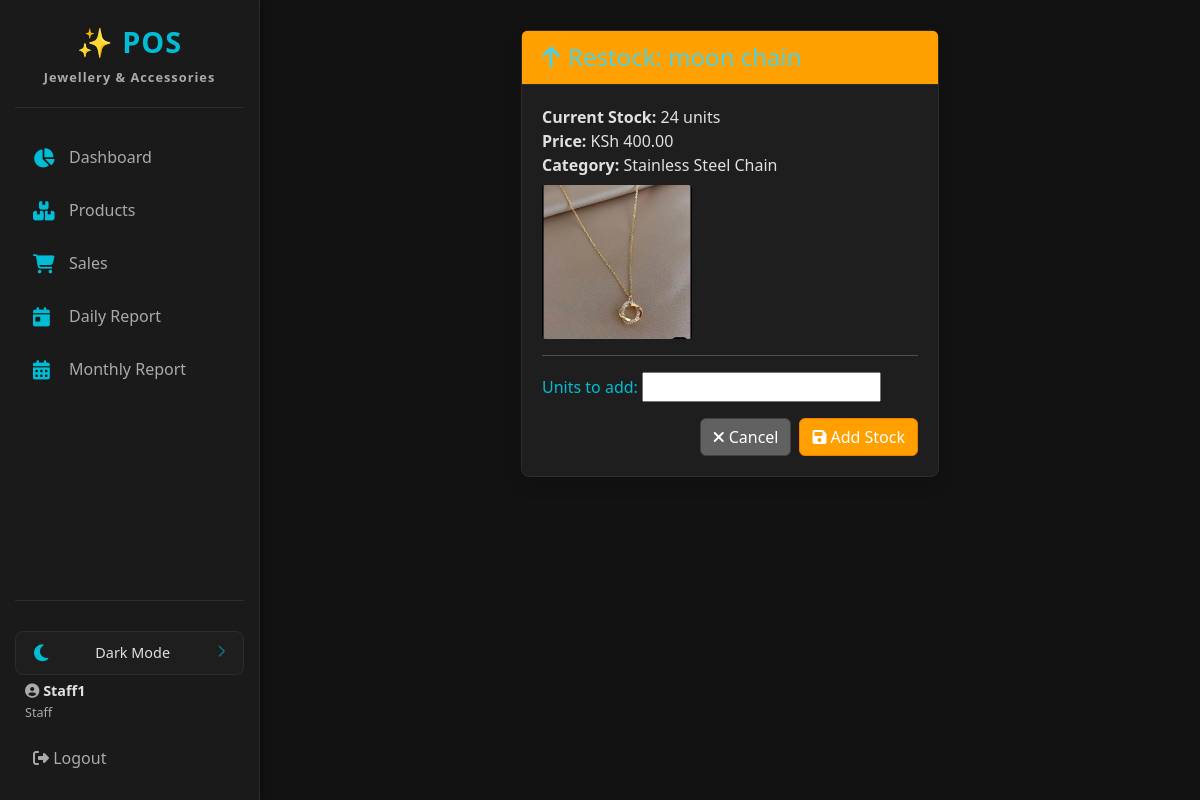
Before: /staff/restock/8/ (signed in) with the older database file.
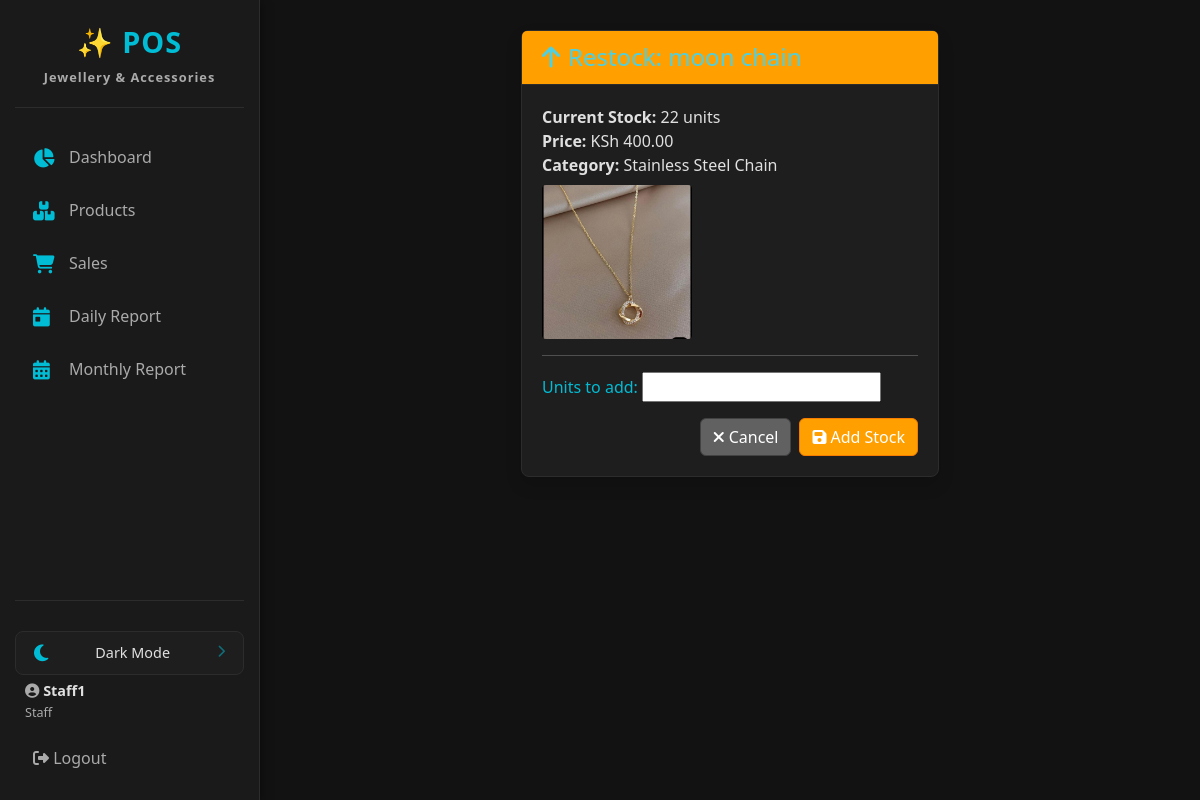
After: the same page with the newer database file.
### pos_app/models.py (models this page shows, shortened)
class Product(models.Model):
    name = models.CharField(max_length=200)
    category = models.ForeignKey(Category, on_delete=models.SET_NULL, null=True, related_name='products')
    description = models.TextField(blank=True)
    image = models.ImageField(upload_to='product_images/', null=True, blank=True)
    last_restocked = models.DateTimeField(default=timezone.now)
    price = models.DecimalField(max_digits=10, decimal_places=2, help_text="Retail Price")
    wholesale_price = models.DecimalField(max_digits=10, decimal_places=2, help_text="Wholesale Price", default=0.00)
    quantity_in_stock = models.PositiveIntegerField(default=0)
    created_at = models.DateTimeField(auto_now_add=True)
    updated_at = models.DateTimeField(auto_now=True)

class Category(models.Model):
    name = models.CharField(max_length=100 , unique=True)
    parent = models.ForeignKey('self', on_delete=models.CASCADE, null=True, blank=True, related_name='subcategories')
    created_at = models.DateTimeField(auto_now_add=True)
    class Meta:
        verbose_name_plural = "Categories"

### pos_app/views.py (the view)
# urls.py: path('staff/restock/<int:product_id>/', views.staff_restock, name='staff_restock'),
@login_required
@user_passes_test(is_staff_or_admin, login_url='staff_login')
def staff_restock(request, product_id):
    product = get_object_or_404(Product, id=product_id)
    if request.method == 'POST':
        form = RestockForm(request.POST)
        if form.is_valid():
            qty = form.cleaned_data['quantity']
            product.quantity_in_stock += qty
            product.last_restocked = timezone.now()
            product.save()
            messages.success(request, f'Added {qty} units to {product.name}.')
            return redirect('staff_dashboard')
    else:
        form = RestockForm()
    return render(request, 'pos_app/staff_restock.html', {'product': product, 'form': form})

### pos_app/forms.py
class RestockForm(forms.Form):
    quantity = forms.IntegerField(min_value=1, label='Units to add')

### pos_app/context_processors.py (called while the page is built)
def pending_deletions_count(request):
    if request.user.is_authenticated and (request.user.is_superuser or request.user.groups.filter(name='Admin').exists()):
        count = DeletionRequest.objects.filter(status='pending').count()
    else:
        count = 0
    return {'pending_deletions_count': count}

### pos_app/views.py (called while the page is built)
def is_staff_or_admin(user):
    return user.is_authenticated and (user.is_staff or user.is_superuser)

### pos_app/templates/pos_app/staff_restock.html (shortened to what this page needs)
{% extends 'pos_app/base.html' %}
{% block content %}
<div class="row justify-content-center">
    <div class="col-md-6">
        <div class="card shadow">
            <div class="card-header bg-warning text-dark">
                <h4 class="mb-0"><i class="fas fa-arrow-up me-2"></i>Restock: {{ product.name }}</h4>
            </div>
            <div class="card-body">
                <div class="mb-3">
                    <strong>Current Stock:</strong> {{ product.quantity_in_stock }} units
                    <br>
                    <strong>Price:</strong> KSh {{ product.price|floatformat:2 }}
                    <br>
                    <strong>Category:</strong> {{ product.category.name|default:"Uncategorized" }}
                    {% if product.image %}
                        <div class="mt-2">
                            <img src="{{ product.image.url }}" alt="{{ product.name }}" style="max-width:150px; height:auto; border-radius:4px;">
                        </div>
                    {% endif %}
                </div>
                <hr>
                <form method="post" novalidate>
                    {{ form.as_p }}
                    <div class="d-grid gap-2 d-md-flex justify-content-md-end mt-3">
                        <a href="{% url 'staff_dashboard' %}" class="btn btn-secondary">
                            <i class="fas fa-times me-1"></i>Cancel
                        </a>
                        <button type="submit" class="btn btn-warning">
                            <i class="fas fa-save me-1"></i>Add Stock
                        </button>
                    </div>
                </form>
            </div>
        </div>
    </div>
</div>
{% endblock %}

Changed rows visible on the page:
changed Product "Stainless Steel Chain": quantity_in_stock "24" → "22"
